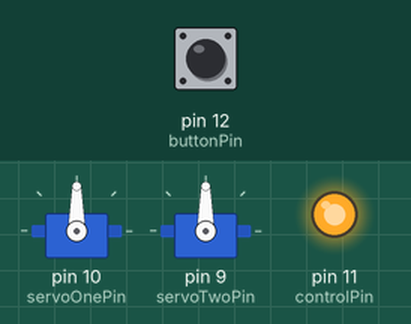
A sketch run on a simulated Arduino Uno, built with avr-gcc and run on an emulated ATmega328P. Parts: 2 × servo, output pins drawn as LEDs (lit = HIGH). The test bench sets the inputs (shaded band); at power-on: pin 12 (buttonPin) HIGH.

Above: at 1.2 s.
1.3 s: pin 12 (buttonPin) pulled LOW for 0.15 s
At 1.42 s:
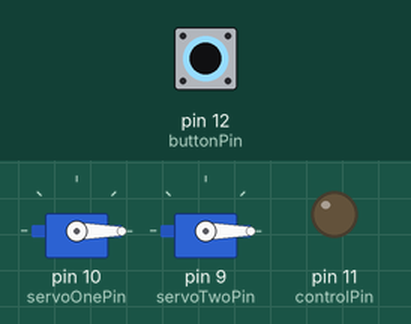
3.0 s: pin 12 (buttonPin) pulled LOW for 3.2 s
At 7.6 s:
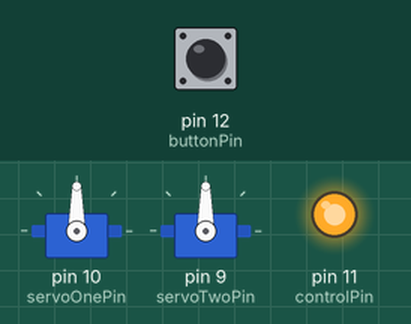
Timing chart, 0 to 9.1 s (numbered marks = the images above; inputs shaded):
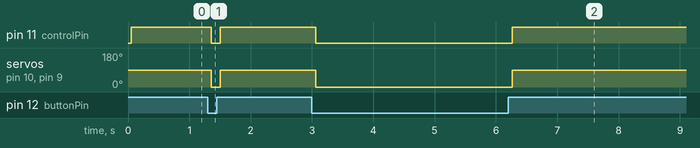

The sketch:

servo_ontrol_code.ino
```cpp
#include <Servo.h>

int buttonPin = 12;
int buttonRead;
int dt = 50; //100ms

int controlPin = 11;

int servoOnePin = 10;
int servoTwoPin = 9;
int servoPosOne = 0;
int servoPosTwo = 90;


Servo servoOne;
Servo servoTwo;

void setup() {
  // put your setup code here, to run once:
  Serial.begin(9600);
  servoOne.attach(servoOnePin);
  servoTwo.attach(servoTwoPin);
  pinMode(buttonPin, INPUT);
  pinMode(controlPin, OUTPUT);
}

void loop() {
  // put your main code here, to run repeatedly:
  buttonRead = digitalRead(buttonPin);
  delay(dt);
  if(buttonRead == 0){
    digitalWrite(controlPin, LOW);
    servoOne.write(servoPosOne);
    servoTwo.write(servoPosOne);
  }
  if(buttonRead == 1){
    digitalWrite(controlPin, HIGH);
    servoOne.write(servoPosTwo);
    servoTwo.write(servoPosTwo);
  }
}
```

Measured:
- after the input at 1.3 s, pin 11 (controlPin): HIGH → LOW after 0.05 s, → HIGH 0.15 s later; servo on pin 10 (servoOnePin), servo on pin 9 (servoTwoPin): 90° → 0° after 0.05 s, → 90° 0.15 s later
- after the input at 3.0 s, pin 11 (controlPin): HIGH → LOW after 0.06 s, → HIGH 3.2 s later; servo on pin 10 (servoOnePin), servo on pin 9 (servoTwoPin): 90° → 0° after 0.06 s, → 90° 3.2 s later
